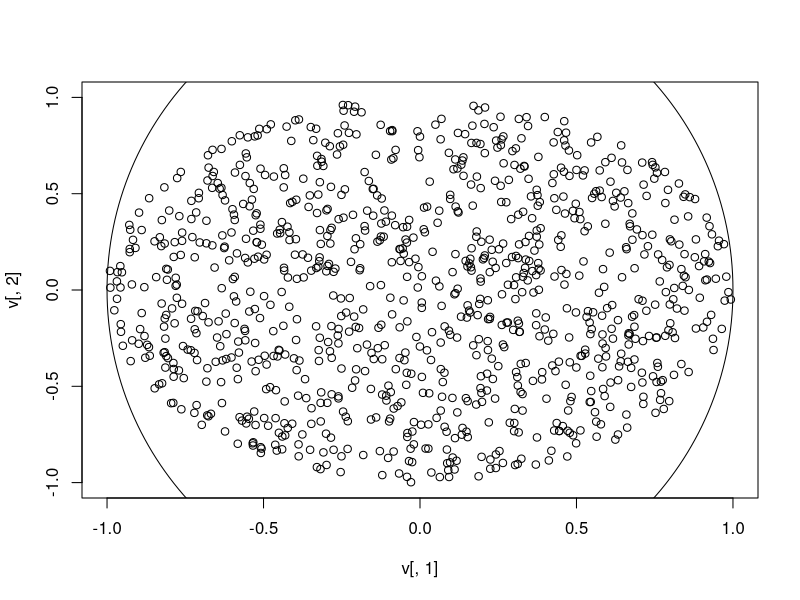
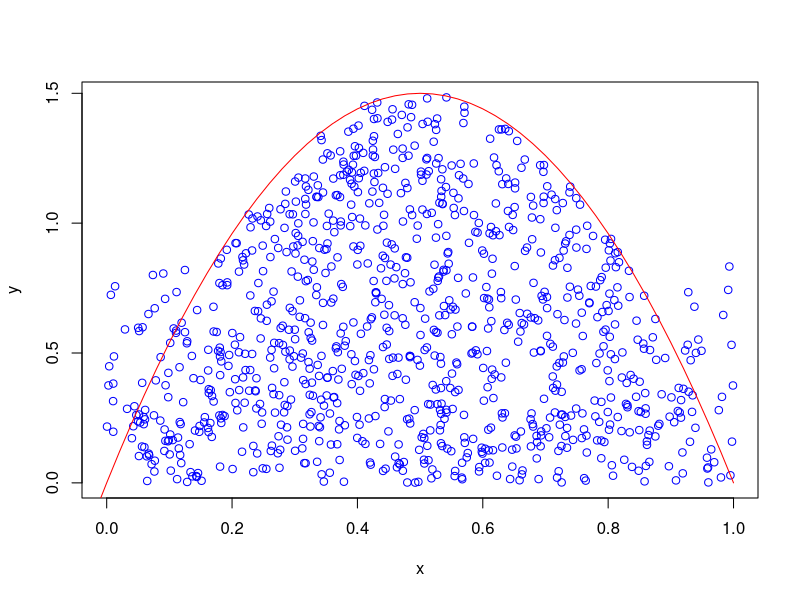

Write the R code that produced these figures, in order.
#GROUPE : 33
#TP3
#Exercice 1:

unif<-function(n,a,b,c,d){
x = runif(n,a,b)
y = runif(n,c,d)
z = cbind(x,y)
z
}

#Exemple de resultat 
#> unif(5,1,2,3,4)
#            x        y
#[1,] 1.086975 3.751149
#[2,] 1.086895 3.830767
#[3,] 1.114301 3.553464
#[4,] 1.611570 3.376443
#[5,] 1.979803 3.035645



#Exercice 2:

plus<-function(x){
for (i in 1:length(x)){
  if (x[i]<0){
   x[i]=0}
 }
return (x)
}

g = rnorm(100000)
f = exp(g)-1
res = mean(plus(f))
res

#Exemple de resultat 
#[1] 0.8801616
#[1] 0.8891379


#Exercice 3:

distance_moyenne_carre<-function(n){
x=0
for(i in 1:n){
x=x+norm(unif(1,0,1,0,1)-unif(1,0,1,0,1))
}
return(x/n)
}

#Exemple de resultat 
#[1] 0.4905592
#[1] 0.6369238

#Exercice 4:

unifdis=function(x){
	v=unif(x,-1,1,-1,1)
	for(i in 1:x){
		r = sqrt(sum(v[i,]^2))
		while(r>1){
			v[i,]=unif(1,-1,1,-1,1)
			r=sqrt(sum(v[i,]^2))
		}
	}
	v
}

n = 1000
v = unifdis(n)
plot(v[,1],v[,2],xlim=c(-1,1),ylim=c(-1,1))
symbols(0,0,circles=1,inches=F,add=T)

#Exercice 5:

simu = function(n){
	v = unif(n,0,1,0,1.5)
	for (i in 1:n){
		f = 6*v[i,1]*(1-v[i,1])
		while(setequal((v[i,2]>f),T)){
			v[i,]=unif(1,0,1,0,1.5)
			f = 6*v[i,]*(1-v[i,])
		}
	}
	v
}

plot(simu(n),col='blue')
curve(6*x*(1-x),-1,1,col='red',add=T)



